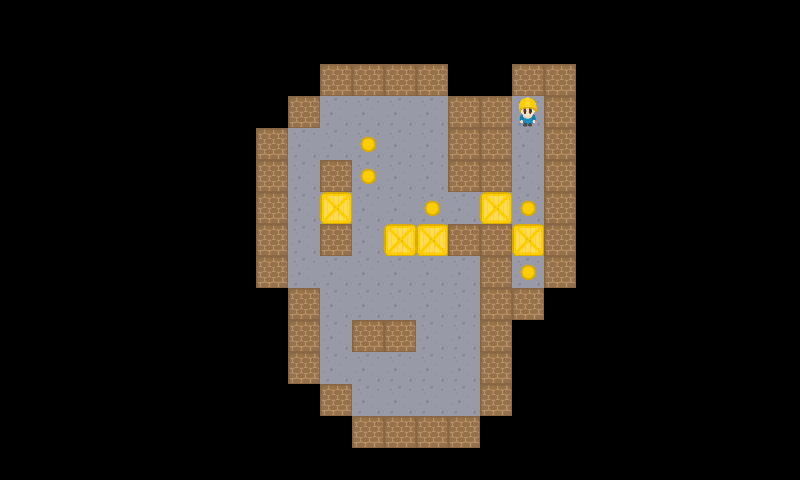

A 2D game scene composited from a Tiled map and its tileset images. What follows is a short description and the map's XML, with each tile layer's data collapsed to a summary:
An orthogonal 25x15 tile map with 32x32 px tiles, 2 tile layers (StaticMap, Objetos).

<map version="1.4" tiledversion="1.4.3" orientation="orthogonal" renderorder="right-down" width="25" height="15" tilewidth="32" tileheight="32" infinite="0" nextlayerid="3" nextobjectid="1">
 <tileset firstgid="1" source="Tileset.tsx" />
 <layer id="1" name="StaticMap" width="25" height="15">
  <data>[375 cells, 97 non-empty, 2 distinct tile ids]</data>
 </layer>
 <layer id="2" name="Objetos" width="25" height="15">
  <data>[375 cells, 11 non-empty, 3 distinct tile ids]</data>
 </layer>
</map>
